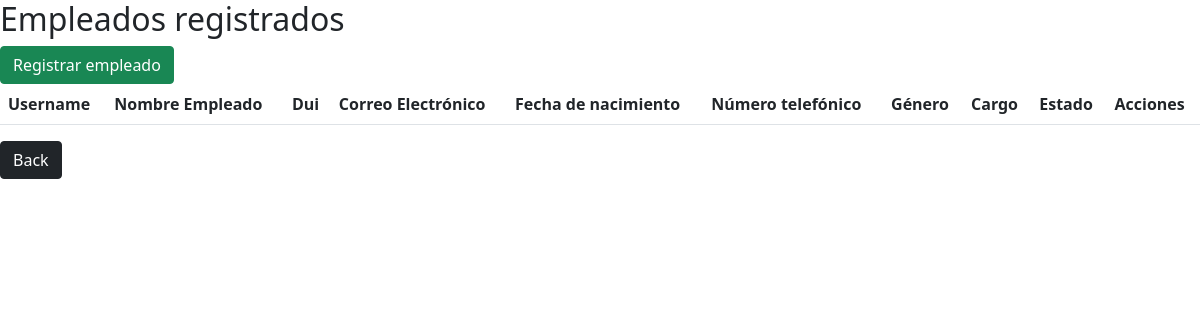
The app's page /php/Crud/Empleados/ver_empleados.php, older data.
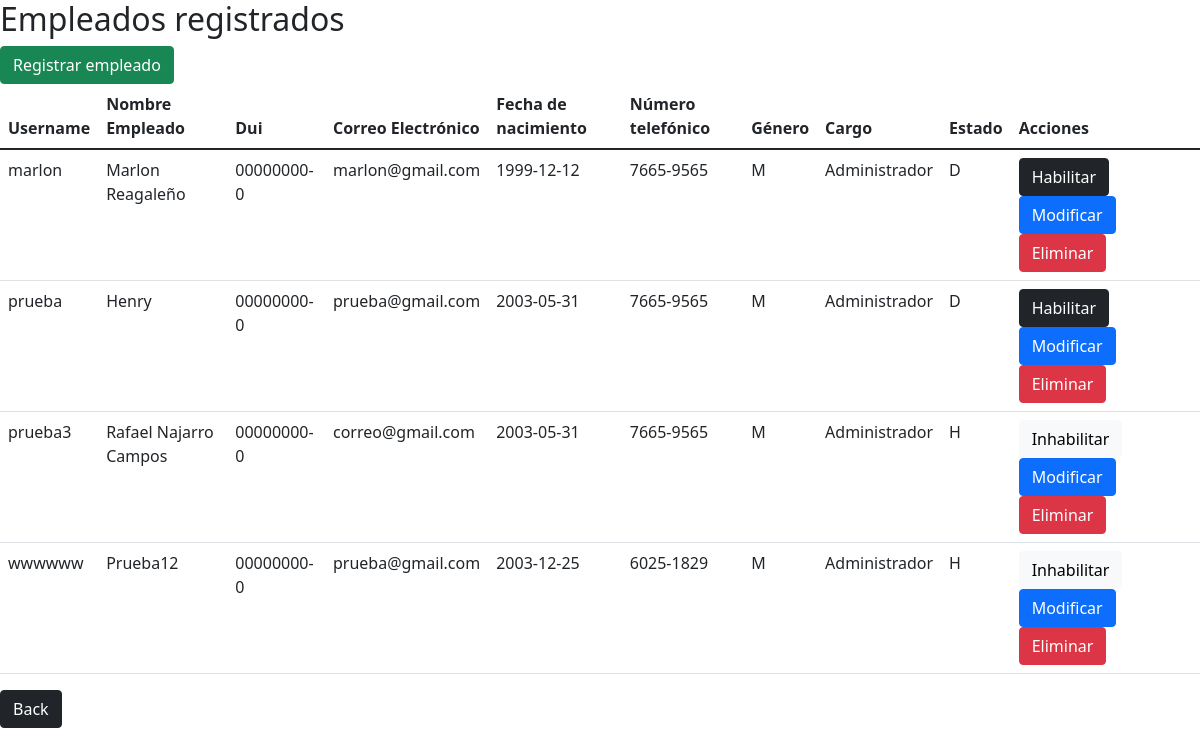
The same page, newer data.
### tables this page shows
CREATE TABLE IF NOT EXISTS `usuarios` (
  `id_username` varchar(30) NOT NULL,
  `usuario_contra` varchar(300) NOT NULL,
  `nombre_usuario` varchar(50) NOT NULL,
  `correo_usuario` varchar(50) NOT NULL,
  `dui` char(10) NOT NULL,
  `fecha_nacimiento` date NOT NULL,
  `numero_telefono` varchar(9) NOT NULL,
  `genero` varchar(50) NOT NULL,
  `id_cargo` int(11) NOT NULL,
  `estado_usuario` varchar(50) NOT NULL,
  PRIMARY KEY (`id_username`),
  KEY `id_cargo` (`id_cargo`)
);

CREATE TABLE IF NOT EXISTS `cargo` (
  `id_cargo` int(11) NOT NULL AUTO_INCREMENT,
  `nombre_cargo` varchar(50) NOT NULL,
  PRIMARY KEY (`id_cargo`)
);

### php/Crud/Empleados/ver_empleados.php (the view, shortened to what this page needs)
<?php
$cn = Database::connect();
$cn->setAttribute(PDO::ATTR_ERRMODE, PDO::ERRMODE_EXCEPTION);
$query = $cn->prepare("SELECT * FROM usuarios u INNER JOIN cargo c ON u.id_cargo = c.id_cargo;");
$query->execute();
?>
<!DOCTYPE html>
<html lang="es">
<head>
    <link href="https://cdn.jsdelivr.net/npm/bootstrap@5.1.3/dist/css/bootstrap.min.css" rel="stylesheet">
</head>
<body>
    <h2>Empleados registrados</h2>
    <div class="contenedor">
        <div class="row">
            <div class="col-offset-2 col-md-8">
                <div class="row">
                    <div class="col-md-offset-2 col-md-8">
                        <a href="registrar_empleado.php" class="btn btn-success">Registrar empleado</a>
                    </div>
                </div>
            </div>
        </div>
        <table class="table">
            <thead>
                <tr>
                    <th>Username</th>
                    <th>Nombre Empleado</th>
                    <th>Dui</th>
                    <th>Correo Electrónico</th>
                    <th>Fecha de nacimiento</th>
                    <th>Número telefónico</th>
                    <th>Género</th>
                    <th>Cargo</th>
                    <th>Estado</th>
                    <th>Acciones</th>
                </tr>
            </thead>
            <tbody>
                <?php
                foreach ($query as $row) {
                ?>
                    <tr>
                        <td><?php echo $row['id_username']; ?></td>
                        <td><?php echo $row['nombre_usuario']; ?></td>
                        <td><?php echo $row['dui']; ?></td>
                        <td><?php echo $row['correo_usuario']; ?></td>
                        <td><?php echo $row['fecha_nacimiento']; ?></td>
                        <td><?php echo $row['numero_telefono']; ?></td>
                        <td><?php echo $row['genero']; ?></td>
                        <td><?php echo $row['nombre_cargo']; ?></td>
                        <td><?php echo $row['estado_usuario']; ?></td>
                        <td>
                            <?php
                            if ($row["estado_usuario"] == "H") {
                                echo '
                                <a href="inhabilitar_empleado.php?id=' . $row["id_username"] . '" class="btn btn-light">Inhabilitar</a>
                                ';
                            } else {
                                echo '
                                <a href="habilitar_empleado.php?id=' . $row["id_username"] . '" class="btn btn-dark">Habilitar</a>
                                ';
                            }
                            ?>
                            <?php echo '
							<a href="modificar_empleado.php?id=' . $row["id_username"] . '" class="btn btn-primary">Modificar</a>
							<a href="eliminar_empleado.php?id=' . $row["id_username"] . '" class="btn btn-danger">Eliminar</a>
							'; ?>
                        </td>
                    </tr>
                <?php
                }
                ?>
            </tbody>
        </table>
        <div class="row">
            <div class="col-offset-2 col-md-8">
                <div class="row">
                    <div class="col-md-offset-2 col-md-8">
                        <a href="admin_home.php" class="btn btn-dark">Back</a>
                    </div>
                </div>
            </div>
        </div>
    </div>
</body>
</html>

Row changes from the older to the newer data that the page shows:
added usuarios: id_username "marlon", nombre_usuario "Marlon Reagaleño", dui "00000000-0", correo_usuario "marlon@gmail.com", fecha_nacimiento "1999-12-12", numero_telefono "7665-9565", genero "M", id_cargo.nombre_cargo "Administrador", estado_usuario "D"
added usuarios: id_username "prueba", nombre_usuario "Henry", dui "00000000-0", correo_usuario "prueba@gmail.com", fecha_nacimiento "2003-05-31", numero_telefono "7665-9565", genero "M", id_cargo.nombre_cargo "Administrador", estado_usuario "D"
added usuarios: id_username "prueba3", nombre_usuario "Rafael Najarro Campos", dui "00000000-0", correo_usuario "correo@gmail.com", fecha_nacimiento "2003-05-31", numero_telefono "7665-9565", genero "M", id_cargo.nombre_cargo "Administrador", estado_usuario "H"
added usuarios: id_username "wwwwww", nombre_usuario "Prueba12", dui "00000000-0", correo_usuario "prueba@gmail.com", fecha_nacimiento "2003-12-25", numero_telefono "6025-1829", genero "M", id_cargo.nombre_cargo "Administrador", estado_usuario "H"
